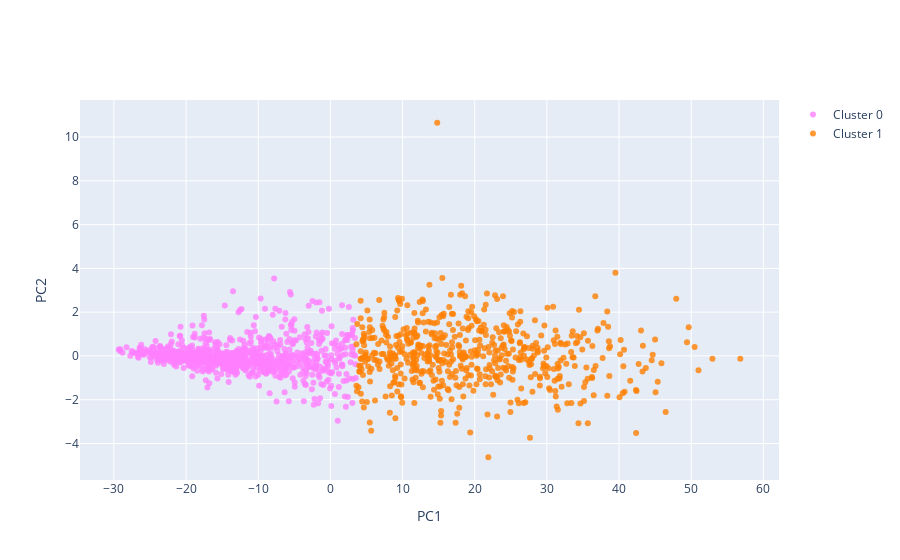

The notebook cell saved with this chart:
### Code cell
X_new = d.drop(['CRP'], axis=1).T
sc = StandardScaler()
X_new = pd.DataFrame(sc.fit_transform(X_new), columns=X_new.columns)

kmeans = KMeans(n_clusters=2)
kmeans.fit(X_new)
clusters_linear = kmeans.predict(X_new)


nameofcol = 'cluster_'
X_new[nameofcol] = clusters_linear
#Try PCA for visulization
plotX = X_new
plotX.columns = X_new.columns

#PCA with two principal components
pca_2d = PCA(n_components=2)

#This DataFrame contains the two principal components that will be used
#for the 2-D visualization mentioned above
PCs_2d = pd.DataFrame(pca_2d.fit_transform(plotX.drop([nameofcol], axis=1)))

PCs_2d.columns = ["PC1_2d", "PC2_2d"]

plotX = pd.concat([plotX,PCs_2d],axis=1, join='inner')
cluster0 = plotX[plotX[nameofcol] == 0]
cluster1 = plotX[plotX[nameofcol] == 1]
#trace1 is for 'Cluster 0'
trace1 = go.Scatter(
                    x = cluster0["PC1_2d"],
                    y = cluster0["PC2_2d"],
                    mode = "markers",
                    name = "Cluster 0",
                    marker = dict(color = 'rgba(255, 128, 255, 0.8)'),
                    text = None)

#trace2 is for 'Cluster 1'
trace2 = go.Scatter(
                    x = cluster1["PC1_2d"],
                    y = cluster1["PC2_2d"],
                    mode = "markers",
                    name = "Cluster 1",
                    marker = dict(color = 'rgba(255, 128, 2, 0.8)'),
                    text = None)

data = [trace1, trace2]

title = ""

layout = dict(title = title,
            xaxis= dict(title= 'PC1',ticklen= 5,zeroline= False),
            yaxis= dict(title= 'PC2',ticklen= 5,zeroline= False)
            )

fig = dict(data = data, layout = layout)

iplot(fig)

### Figure 1 — Plotly figure (JSON) as saved in the notebook; plotly's stock layout.template omitted (floating-point values rounded to 4 significant figures; data arrays with more than 128 entries replaced by an {"elided": "..."} marker saying what was removed)
{"data": [{"marker": {"color": "rgba(255, 128, 255, 0.8)"}, "mode": "markers", "name": "Cluster 0", "type": "scatter", "x": {"elided": "916 float values"}, "y": {"elided": "916 float values"}}, {"marker": {"color": "rgba(255, 128, 2, 0.8)"}, "mode": "markers", "name": "Cluster 1", "type": "scatter", "x": {"elided": "584 float values"}, "y": {"elided": "584 float values"}}], "layout": {"title": {"text": ""}, "xaxis": {"ticklen": 5, "title": {"text": "PC1"}, "zeroline": false}, "yaxis": {"ticklen": 5, "title": {"text": "PC2"}, "zeroline": false}}}
